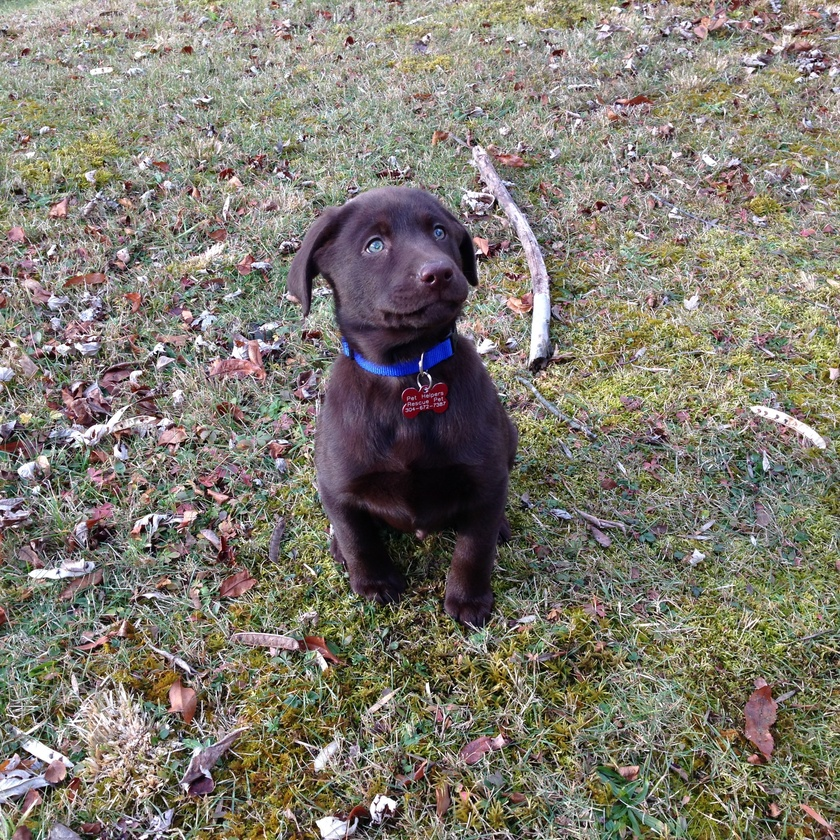
#> input picture 2e32b4c96a8d8f10.jpg, 840 x 840 px, shrunk from 2448 x 2448 before the run
$ python read_write_open_images.py
#> lines starting #> are read from the running program, lines starting #| are printed output that depends on the picture
import cv2

# image read flags 0 for grey scale ,1 colored image ,-1 loads image including its alpha channel
img = cv2.imread('2e32b4c96a8d8f10.jpg',0)
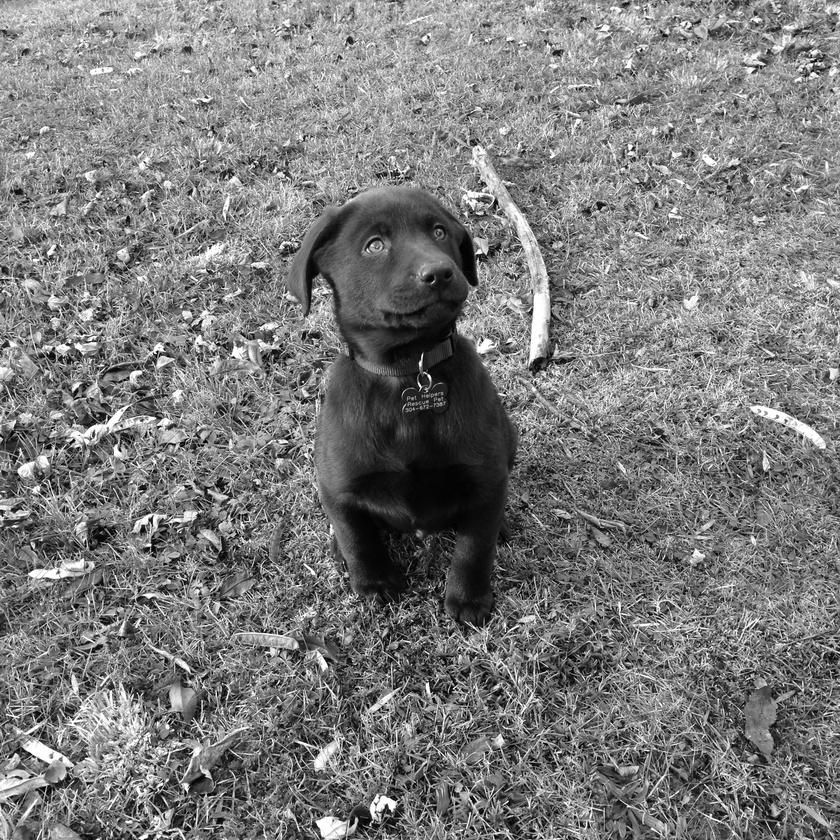
#> img: shape (840, 840); min 0, max 255, mean 123.2

# prints matrix
print(img)
#> (printed output is left out)

# show image for mili-second
cv2.imshow('My Dog Image Frame',img)

# delay image show by 5 seconds but if 0 secs will close when user press cancel window button
# cv2.waitKey(5000)
# cv2.waitKey(0)


# close window if user press certain key
k = cv2.waitKey(0)
#> (key Esc is pressed here)
# k is the escape key
if k == 27:
    cv2.destroyAllWindows()

# if s key is pressed image is saved
elif k == ord('s'):
    cv2.imwrite('mydog.png', img)


# destroys all windows
# cv2.destroyAllWindows()


# write file to certail location,,(new image file extension , image you want to save)
# cv2.imwrite('mydog.png',img)
